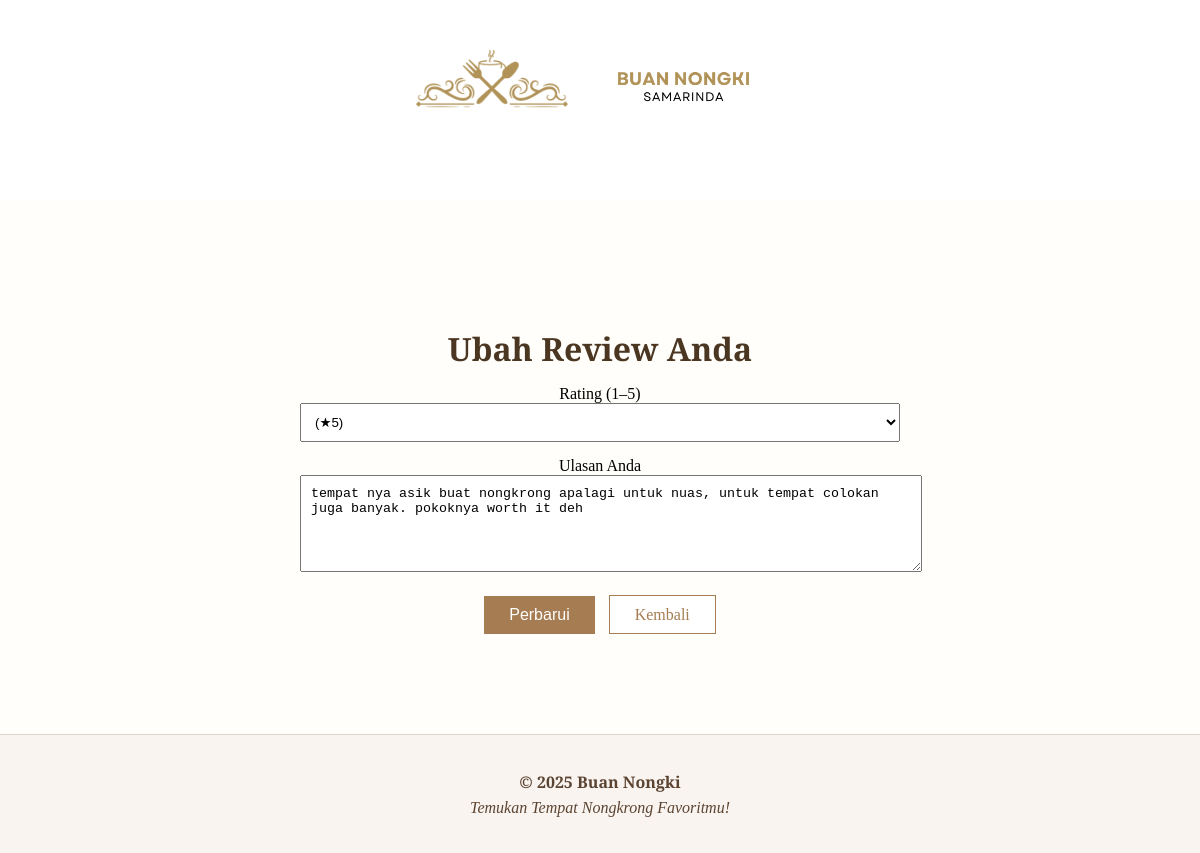
/update_review.php?tempat_id=17 (signed in), run on the app's committed database.
### tables this page shows
CREATE TABLE `review_user` (
  `id` int(11) NOT NULL,
  `tempat_id` int(11) DEFAULT NULL,
  `nama_user` varchar(100) DEFAULT NULL,
  `rating` int(11) DEFAULT NULL CHECK (`rating` between 1 and 5),
  `ulasan` text DEFAULT NULL,
  `created_at` datetime DEFAULT current_timestamp()
);

### update_review.php (the view, shortened to what this page needs)
<?php
include 'koneksi.php';
$tempat_id = intval($_GET['tempat_id']);
$nama_user = $_SESSION['nama_lengkap'];
$stmt = $koneksi->prepare("SELECT * FROM review_user WHERE tempat_id = ? AND nama_user = ?");
$stmt->bind_param("is", $tempat_id, $nama_user);
$stmt->execute();
$result = $stmt->get_result();
$review = $result->fetch_assoc();
$ulasan_lama = $review['ulasan'];
$rating_lama = $review['rating'];
?>
<!DOCTYPE html>
<html lang="id">
<head>
    <link rel="stylesheet" href="css/styles.css">
</head>
<body>
<div id="page">
    <nav class="main-nav" style="position: sticky; top: 0; z-index: 999; background-color: #fff;">
        <div class="container">
            <div class="logo-wrapper text-center">
                <img src="img/logo-icon.png" alt="Logo Icon" class="logo-icon">
                <img src="img/logo-text2.png" alt="Logo Text" class="logo-text">
            </div>
        </div>
    </nav>
    <section class="section-content">
        <div class="container" style="max-width: 600px; margin: 0 auto;">
            <h2 class="text-center">Ubah Review Anda</h2>
            <form method="post">
                <div class="mb-3">
                    <label>Rating (1–5)</label>
                    <select name="rating" class="form-control" required style="width: 100%; padding: 10px; margin-bottom: 15px;">
                        <?php for ($i = 1; $i <= 5; $i++): ?>
                            <option value="<?= $i ?>" <?= $i == $rating_lama ? 'selected' : '' ?>>(★<?= $i ?>)</option>
                        <?php endfor; ?>
                    </select>
                </div>
                <div class="mb-3">
                    <label>Ulasan Anda</label>
                    <textarea name="ulasan" rows="5" class="form-control" style="width: 100%; padding: 10px; margin-bottom: 20px;" required><?= htmlspecialchars($ulasan_lama) ?></textarea>
                </div>
                <button type="submit" class="btn-hero" style="background-color: #a67c52; color: white; border: none; padding: 10px 25px; margin-right: 10px;">Perbarui</button>
                <a href="review.php" class="btn-hero" style="background-color: #fff; color: #a67c52; padding: 10px 25px; text-decoration: none; border: 1px solid #a67c52;">Kembali</a>
            </form>
        </div>
    </section>
    <footer class="footer-section">
        <div class="footer-container">
            <p class="copyright">© 2025 Buan Nongki</p>
            <p class="tagline">Temukan Tempat Nongkrong Favoritmu!</p>
        </div>
    </footer>
</div>
</body>
</html>

### css/styles.css (style rules this page uses)
html, body { margin: 0; font-family: 'Cormorant Garamond', serif; background-color: #fef9f4; scroll-behavior: smooth; }
.container { max-width: 1000px; margin: 0 auto; padding: 20px; }
.logo-wrapper { display: flex; align-items: center; justify-content: center; gap: 15px; margin-bottom: 30px; }
.logo-icon { height: 60px; margin-bottom: 10px; transition: all 0.3s ease-in-out; }
.logo-text { height: 45px; margin-top: 0; transition: all 0.3s ease-in-out; }
.main-nav { position: fixed; top: 0; left: 0; width: 100%; background-color: transparent; padding: 30px 0; z-index: 999; transition: all 0.4s ease-in-out; }
.btn-hero { padding: 10px 25px; font-size: 16px; border: 2px solid white; color: white; background-color: transparent; text-decoration: none; transition: all 0.3s; }
.section-content { padding: 80px 20px; background-color: #fffefb; text-align: center; }
.section-content h2 { font-family: 'Cormorant Garamond', serif; color: #4b3621; font-size: 32px; margin-bottom: 15px; }
.footer-section { background-color: #f9f4ef; padding: 30px 0; border-top: 1px solid #e0d6c8; }
.footer-container { max-width: 1200px; margin: 0 auto; text-align: center; font-family: 'Cormorant Garamond', serif; color: #5c4432; }
.footer-container p { margin: 6px 0; font-size: 16px; }
.footer-container .copyright { font-weight: 600; }
.footer-container .tagline { font-style: italic; }

### data on the page
review_user: rating "(★5)", ulasan "tempat nya asik buat nongkrong apalagi untuk nuas, untuk tempat colokan juga banyak. pokoknya worth it deh"
